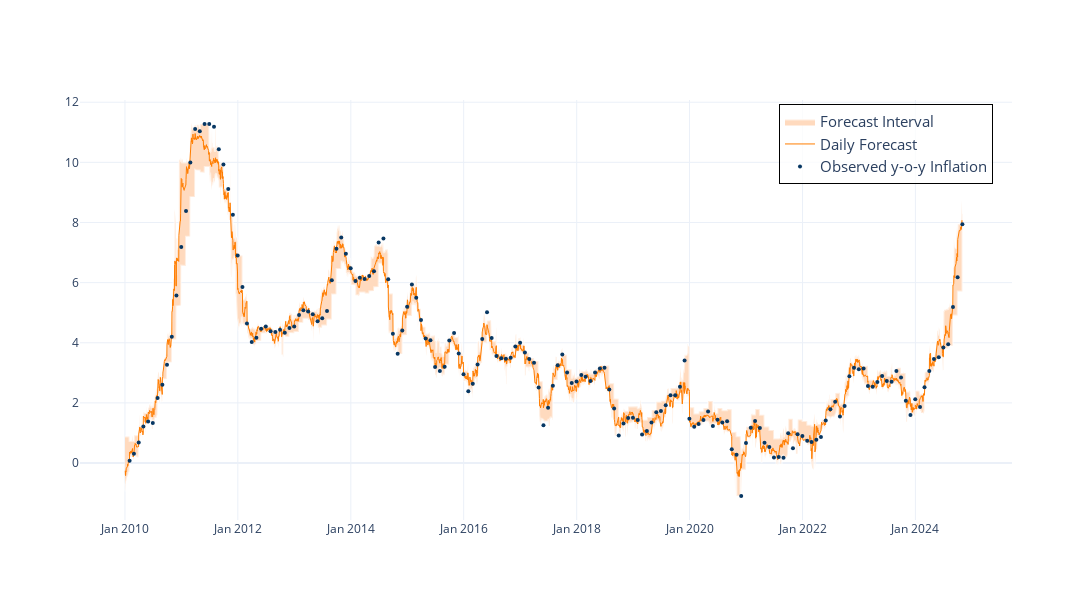

Notebook code for this chart:
### Markdown cell above
#### Daily Forecast

### Code cell
fig2 = go.Figure()
# Add the forecast interval fill
fig2.add_trace(go.Scatter(
    x=daily_forecast.index.tolist() + daily_forecast.index[::-1].tolist(),
    y=daily_forecast["min"].tolist() + daily_forecast["max"][::-1].tolist(),
    fill='toself',
    fillcolor='#ffdabe',
    line=dict(color='rgba(255,255,255,0.5)'),
    hoverinfo="skip",
    showlegend=True,
    name="Forecast Interval"
))
# Add the high-frequency forecast line
fig2.add_trace(go.Scatter(
    x=daily_forecast.index, 
    y=daily_forecast["w_avg_best"], 
    mode='lines', 
    name="Daily Forecast", 
    line=dict(color='#ff7d00', width=1.0),
    #marker=dict(size=1.5)
))
# Add the y-o-y inflation line
fig2.add_trace(go.Scatter(
    x=df.index, 
    y=df["ipc_all"], 
    mode='markers', 
    name="Observed y-o-y Inflation", 
    line=dict(color='#073763', width=0.8),
    marker=dict(size=4)
))
# Update layout for better visualization
fig2.update_layout(
    #title='High-frequency Inflation Forecast and y-o-y Inflation',
    #xaxis_title='Date',
    #yaxis_title='%',
    #legend_title='Legend',
    template='plotly_white',
    width=1200, 
    height=600,
    legend=dict(
        x=0.75,
        y=0.99,
        bgcolor='rgba(255, 255, 255, 0.8)',
        font=dict(size=15),
        bordercolor='black',
        borderwidth=1
    )
)
# Update x-axis to show dates in the desired format
fig2.update_xaxes(tickformat='%b %Y')
# Show the plot
fig2.show()

# Save the plot as an image
fig2.write_image('./Images/F4_Daily_Forecast.png', format='png', scale=3)

### Figure 1 — Plotly figure (JSON) as saved in the notebook; plotly's stock layout.template omitted (floating-point values rounded to 4 significant figures; data arrays with more than 128 entries replaced by an {"elided": "..."} marker saying what was removed)
{"data": [{"fill": "toself", "fillcolor": "#ffdabe", "hoverinfo": "skip", "line": {"color": "rgba(255,255,255,0.5)"}, "name": "Forecast Interval", "showlegend": true, "type": "scatter", "x": {"elided": "10836 str values"}, "y": {"elided": "10836 float values"}}, {"line": {"color": "#ff7d00", "width": 1}, "mode": "lines", "name": "Daily Forecast", "type": "scatter", "x": {"elided": "5418 str values"}, "y": {"elided": "5418 float values"}}, {"line": {"color": "#073763", "width": 0.8}, "marker": {"size": 4}, "mode": "markers", "name": "Observed y-o-y Inflation", "type": "scatter", "x": {"elided": "178 str values"}, "y": {"elided": "178 float values"}}], "layout": {"height": 600, "legend": {"bgcolor": "rgba(255, 255, 255, 0.8)", "bordercolor": "black", "borderwidth": 1, "font": {"size": 15}, "x": 0.75, "y": 0.99}, "width": 1200, "xaxis": {"tickformat": "%b %Y"}}}
